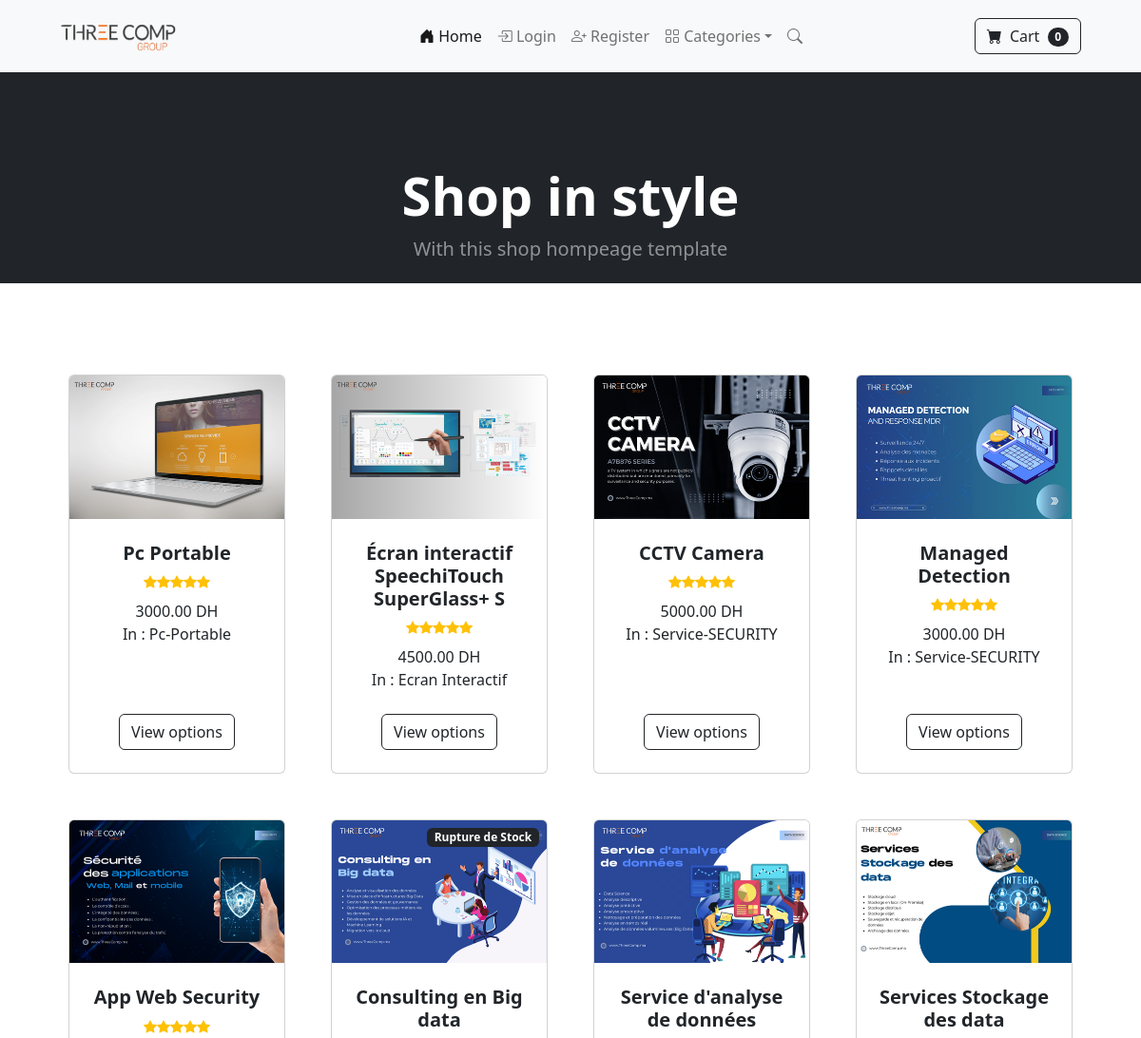
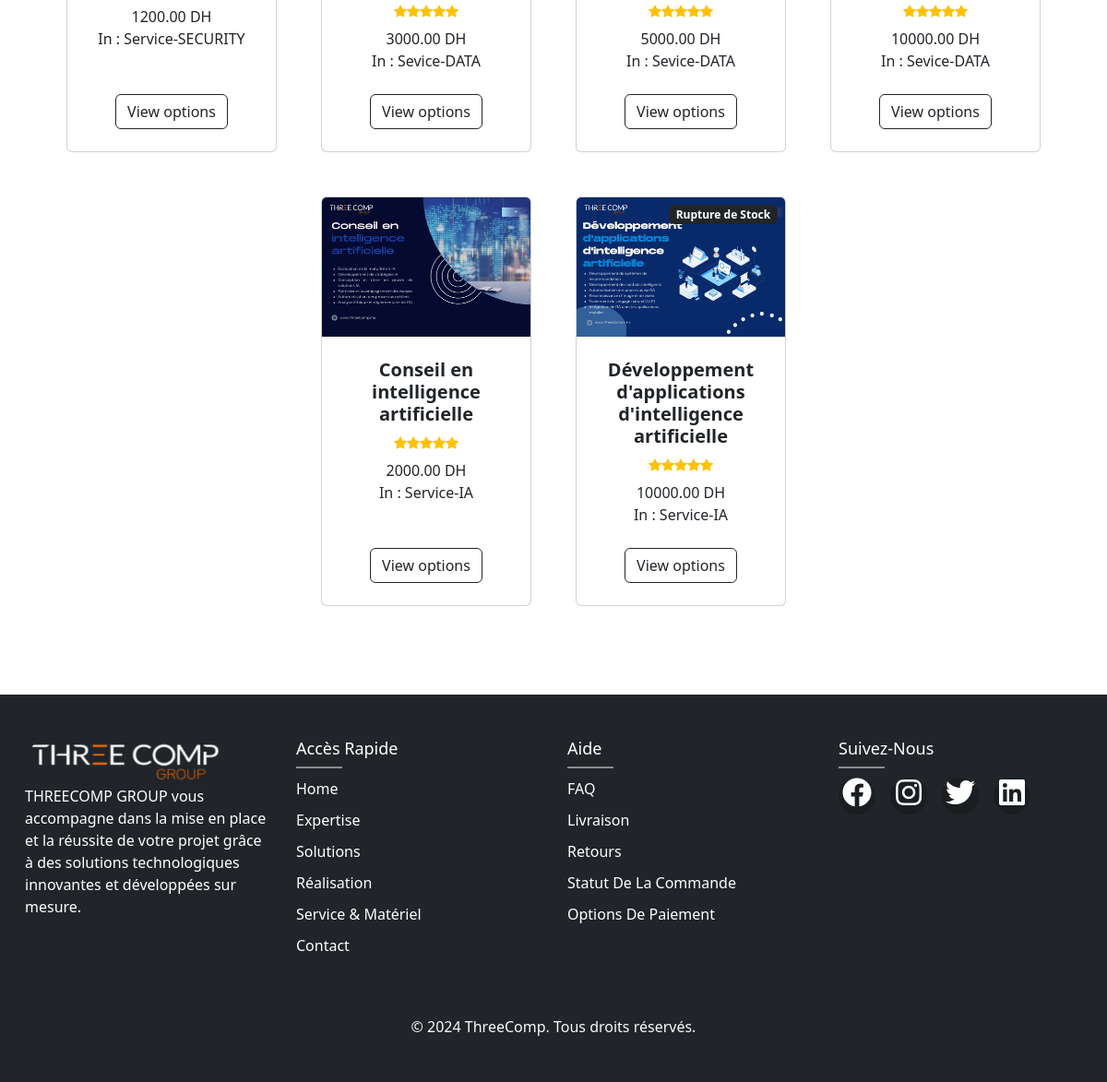
The app's page /base/ with its own data (2 pictures, top to bottom).
### Ecommerce_Website/models.py (models this page shows, shortened)
class produit(models.Model):
    DISPO_CHOICES = [
        ('DISPO', 'DISPONIBLE'),
        ('REP', 'RUPTURE DE STOCK'),
        ('SALE', 'SALE'),
    ]
    name = models.CharField(max_length=100)
    price = models.DecimalField(default=0, decimal_places=2, max_digits=8)
    categorie = models.ForeignKey(categories, on_delete=models.CASCADE, default=1)  # Par défaut, une catégorie
    description = HTMLField()  # Utiliser RichTextField pour les descriptions riches
    dispo = models.CharField(max_length=6, choices=DISPO_CHOICES, default='DISPO')
    image1 = models.ImageField(upload_to='produit/')
    is_sale = models.BooleanField(default=False)
    sale_price = models.DecimalField(default=0, decimal_places=2, max_digits=6)
    class Meta:
        verbose_name_plural = 'Les Produits'

class categories(models.Model):
    name_cat = models.CharField(max_length=100)
    img_cat = models.ImageField(upload_to='categorie/',blank=True)
    def __str__(self):
        return self.name_cat
    class Meta:
        verbose_name_plural = 'Categories'

### Ecommerce_Website/views.py (the view)
# urls.py: path('base/', views.materiel_HOME, name='base'),
def materiel_HOME(request):
    products = produit.objects.all()
    return render(request, 'Ecom/index.html',{'products':products})

### cart/cart.py (called while the page is built)
    def __len__(self):
        return len(self.cart)

### cart/context_processors.py (called while the page is built)
def cart(request):
    return {'cart': Cart(request)}

### Templates/Ecom/index.html
{% extends 'Ecom/base.html' %}
{% load static %}
{% block content %}
        <header class="bg-dark py-5" >
            <div class="container px-4 px-lg-5 my-5" style="height: 30px;">
                <div class="text-center text-white">
                    <h1 class="display-4 fw-bolder">Shop in style</h1>
                    <p class="lead fw-normal text-white-50 mb-0">With this shop hompeage template</p>
                </div>
            </div>
        </header>
        <section class="py-5">
            <div class="container px-4 px-lg-5 mt-5">
                <div class="row gx-4 gx-lg-5 row-cols-2 row-cols-md-3 row-cols-xl-4 justify-content-center">
                    {% for p in products %}
                    <div class="col mb-5">
                        <div class="card h-100">
                            {% if p.dispo == 'REP' %}
                                <div class="badge bg-dark text-white position-absolute" style="top: 0.5rem; right: 0.5rem">Rupture de Stock</div>
                            {% elif p.dispo == 'SALE'%}
                                <div class="badge bg-dark text-white position-absolute" style="top: 0.5rem; right: 0.5rem">SALE</div>
                            {% endif %}
                            <img class="card-img-top" src="{{p.image1.url}}" alt="..." />
                            <div class="card-body p-4">
                                <div class="text-center">
                                    <h5 class="fw-bolder">{{p.name}}</h5>
                                    <div class="d-flex justify-content-center small text-warning mb-2">
                                        <div class="bi-star-fill"></div>
                                        <div class="bi-star-fill"></div>
                                        <div class="bi-star-fill"></div>
                                        <div class="bi-star-fill"></div>
                                        <div class="bi-star-fill"></div>
                                    </div>
                                    {% if p.is_sale == True %}
                                        <span class="text-muted text-decoration-line-through">{{p.price}}</span>
                                        {{p.sale_price}} DH
                                    {% else %}
                                        {{p.price}} DH
                                    {% endif %}
                                    <br>
                                    In : {{p.categorie}}
                                </div>
                            </div>
                            <div class="card-footer p-4 pt-0 border-top-0 bg-transparent">
                                <div class="text-center"><a class="btn btn-outline-dark mt-auto" href="{% url 'product' p.id %}">View options</a></div>
                            </div>
                        </div>
                    </div>
{% endfor %}
                </div>
            </div>
        </section>
{% endblock content %}

### records on screen
produit: image1 (picture), name "Pc Portable", price "3000.00", categorie "Pc-Portable"
produit: image1 (picture), name "Écran interactif SpeechiTouch SuperGlass+ S", price "4500.00", categorie "Ecran Interactif"
produit: image1 (picture), name "CCTV Camera", price "5000.00", categorie "Service-SECURITY"
produit: image1 (picture), name "Managed Detection", price "3000.00", categorie "Service-SECURITY"
produit: image1 (picture), name "App Web Security", price "1200.00", categorie "Service-SECURITY"
produit: dispo "Rupture de Stock", image1 (picture), name "Consulting en Big data", price "3000.00", categorie "Sevice-DATA"
produit: image1 (picture), name "Service d'analyse de données", price "5000.00", categorie "Sevice-DATA"
produit: image1 (picture), name "Services Stockage des data", price "10000.00", categorie "Sevice-DATA"
produit: image1 (picture), name "Conseil en intelligence artificielle", price "2000.00", categorie "Service-IA"
produit: dispo "Rupture de Stock", image1 (picture), name "Développement d'applications d'intelligence artificielle", price "10000.00", categorie "Service-IA"

### other values on screen
{{ cart|length }} "0"
